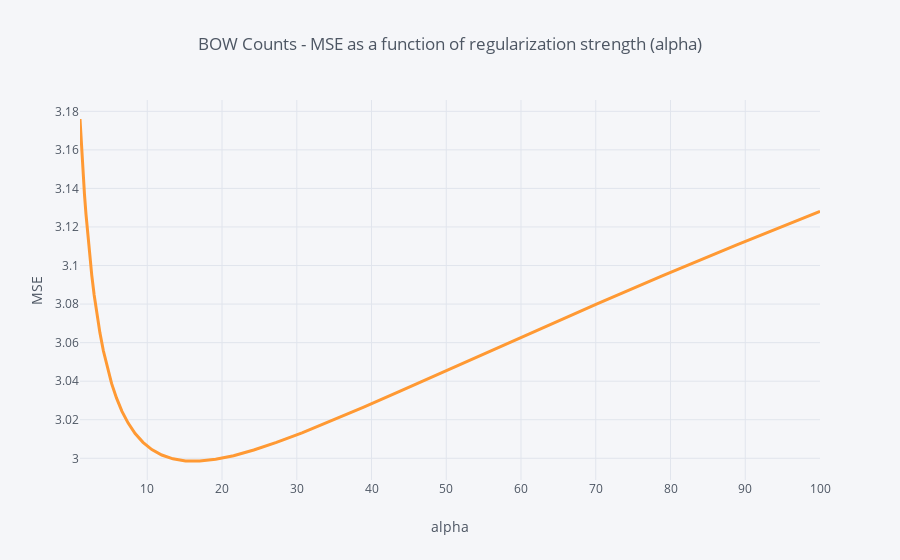

Notebook code for this chart:
### Code cell
cv_results_mse = pd.DataFrame(mse_by_alpha, columns = ['alpha', 'MSE'])
cv_results_mse.set_index('alpha').MSE.iplot(title = 'BOW Counts - MSE as a function of regularization strength (alpha)', xTitle = 'alpha', yTitle = 'MSE', width = 3, hline=(0,0))

### Figure 1 — Plotly figure (JSON) as saved in the notebook; plotly's stock layout.template omitted (floating-point values rounded to 4 significant figures)
{"data": [{"line": {"color": "rgba(255, 153, 51, 1.0)", "dash": "solid", "shape": "linear", "width": 3}, "mode": "lines", "name": "MSE", "text": "", "type": "scatter", "x": [1, 1.125, 1.266, 1.425, 1.604, 1.805, 2.031, 2.285, 2.572, 2.894, 3.257, 3.665, 4.125, 4.642, 5.223, 5.878, 6.615, 7.444, 8.377, 9.427, 10.61, 11.94, 13.43, 15.12, 17.01, 19.14, 21.54, 24.24, 27.28, 30.7, 34.55, 38.88, 43.75, 49.24, 55.41, 62.36, 70.17, 78.97, 88.86, 100], "y": [3.176, 3.166, 3.157, 3.147, 3.137, 3.126, 3.116, 3.105, 3.095, 3.085, 3.075, 3.065, 3.056, 3.047, 3.039, 3.031, 3.024, 3.018, 3.013, 3.008, 3.005, 3.002, 3.0, 2.999, 2.999, 3.0, 3.001, 3.004, 3.008, 3.013, 3.019, 3.026, 3.035, 3.044, 3.055, 3.067, 3.08, 3.095, 3.111, 3.128]}], "layout": {"autosize": true, "legend": {"bgcolor": "#F5F6F9", "font": {"color": "#4D5663"}}, "paper_bgcolor": "#F5F6F9", "plot_bgcolor": "#F5F6F9", "shapes": [{"line": {"color": "#db4052", "dash": "solid", "width": 1}, "type": "line", "x0": 0, "x1": 1, "xref": "paper", "y0": [0, 0], "y1": [0, 0], "yref": "y"}], "title": {"font": {"color": "#4D5663"}, "text": "BOW Counts - MSE as a function of regularization strength (alpha)"}, "xaxis": {"autorange": true, "gridcolor": "#E1E5ED", "range": [1, 100], "showgrid": true, "tickfont": {"color": "#4D5663"}, "title": {"font": {"color": "#4D5663"}, "text": "alpha"}, "type": "linear", "zerolinecolor": "#E1E5ED"}, "yaxis": {"autorange": true, "gridcolor": "#E1E5ED", "range": [2.989, 3.186], "showgrid": true, "tickfont": {"color": "#4D5663"}, "title": {"font": {"color": "#4D5663"}, "text": "MSE"}, "type": "linear", "zerolinecolor": "#E1E5ED"}}}
